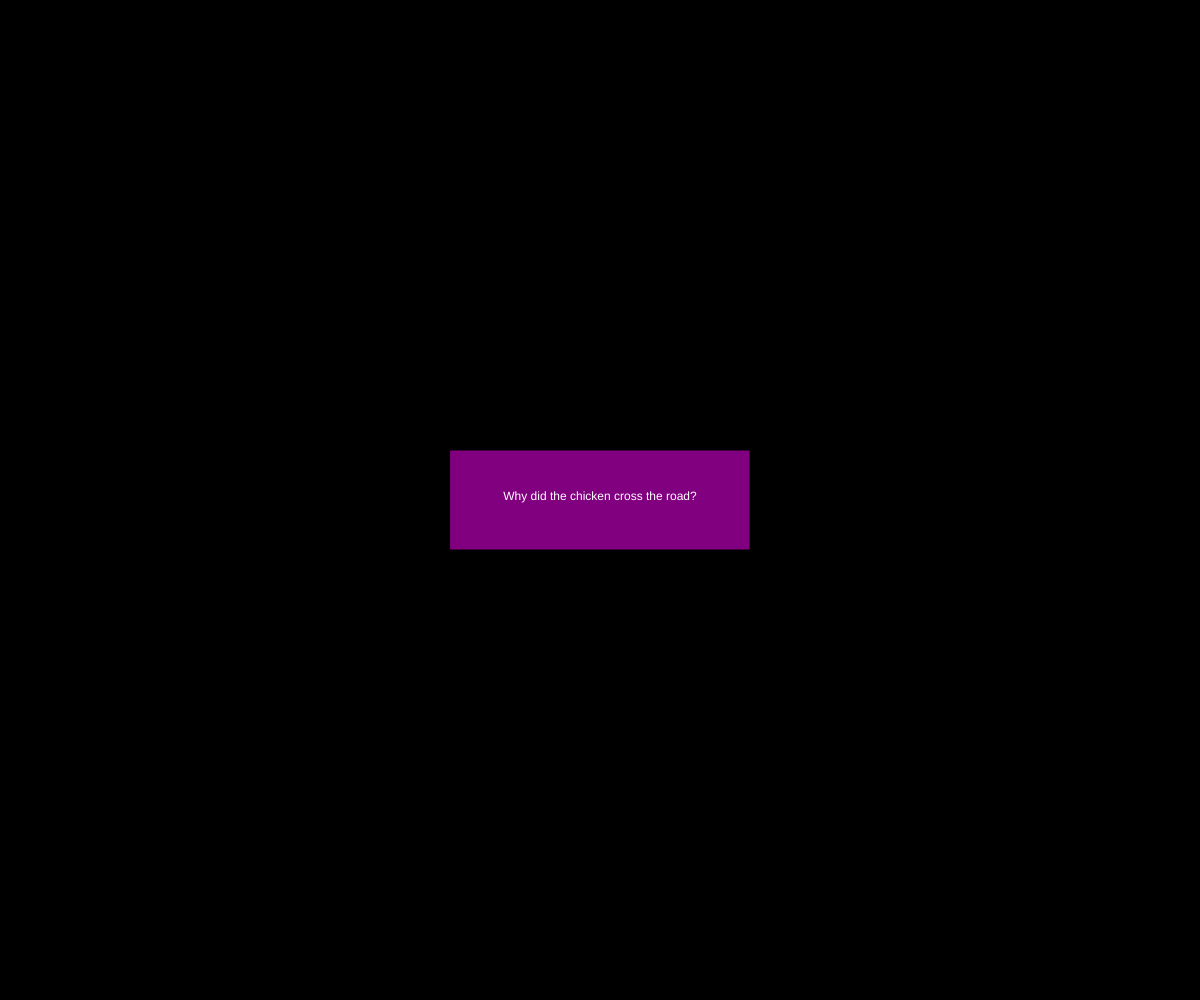
Frame 1 (no input)
Frame 60 (no input): identical to frame 1, image omitted
Frame 120 (the mouse pressed at the canvas centre since frame 60): identical to frame 1, image omitted

The p5.js sketch that drew this single still picture (run headless with seeded random() and noise() and a simulated clock; from frame 60 on, the mouse is pressed at the canvas centre):

// p5.js sketch
// ── sketch.js
let jokeState = 0;

function setup() {
    createCanvas(windowWidth, windowHeight);
    rectMode(CENTER);
    textAlign(CENTER);
}
function windowResized() {
resizeCanvas(windowWidth, windowHeight);
}
function draw(){

    background("black");
    fill("purple");
    rect(width/2,height/2,width/4,height/10);
    fill("white");
    switch (jokeState) {
        case 0:
            text("Why did the chicken cross the road?", width/2, height/2);
            break;
        case 1:
            text("To get to the other side! BAH HAH HAH", width/2, height/2);
            break;
        default:

            break;
    }
}

function mouseReleased() {
    if(mouseY > (  (height/2)-(height/20)  ) && mouseY <  (height/2)+(height/20) && mouseX > ((width/2)-(width/8)) && mouseX < ((width/2)+(width/8)))  {
        jokeState = (jokeState+1) % 2;
    }

}
